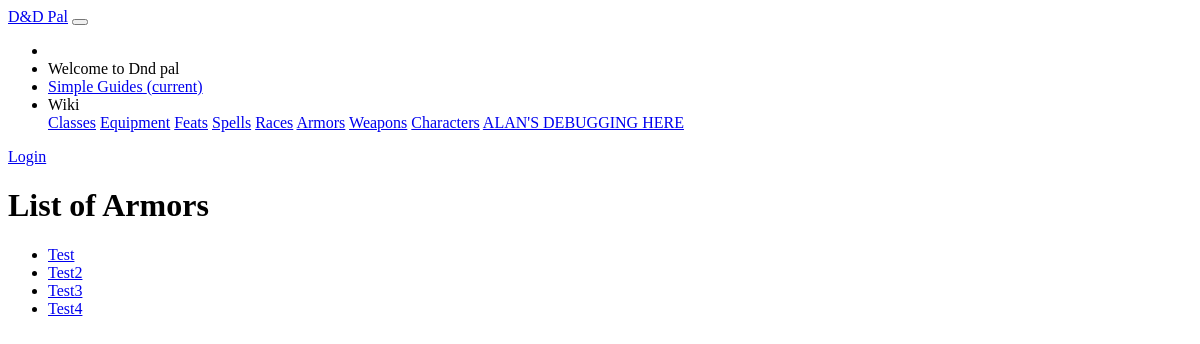
Page /dndpal/armors/ on the earlier database version.
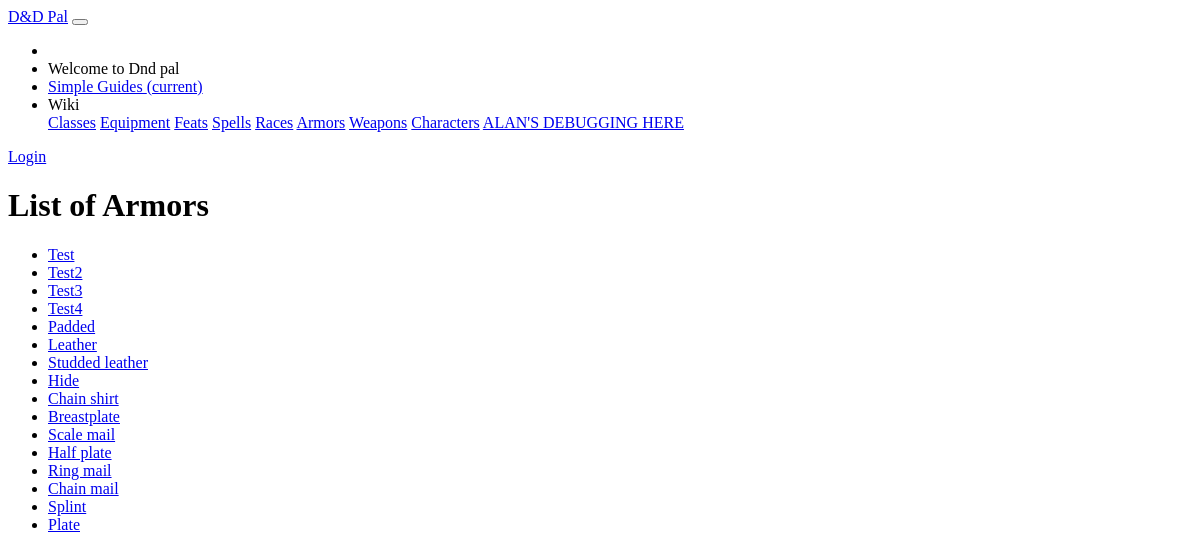
Same page on the later database version.
### dndpal/models.py (models this page shows)
class Armor(models.Model):
    name = models.CharField(default = '', primary_key = True, max_length = 100, help_text = "Enter the name of the armor")
    armor_bonus = models.SmallIntegerField(default= 0, help_text="Enter the armor bonus for this item in pounds.")
    max_dexterity =  models.SmallIntegerField(default= 0, help_text="Enter the maximum amount of bonus AC from dex modifier.")
    is_stealth = models.BooleanField(default = False, help_text="Is the armor stealthy?")
    weight = models.SmallIntegerField(default= 0, help_text="Enter the weight for this item in pounds.")
    gold = models.IntegerField(default=0, help_text="Enter the gold-price component for this armor")
    silver = models.IntegerField(default=0, help_text="Enter the silver-price component for this armor")
    copper = models.IntegerField(default=0, help_text="Enter the copper-price component for this armor")
    required_strength = models.SmallIntegerField(default= 0, help_text="Enter the required strength to use this armor.")
    required_materials = models.CharField(default = "", max_length = 10000, help_text = "Enter the required materials to cast this spell in JSON format.")
    armor_type = models.CharField(default = "", max_length = 10000, help_text = "Enter a comma separated list for the class")
    def get_absolute_url(self):
        return reverse('armor-detail', args=[str(self.name)])

### dndpal/views.py (the view)
# urls.py: path('armors/', views.ArmorListView.as_view(), name='armors'),
class ArmorListView(generic.ListView):
    model = Armor

### dndpal/templates/dndpal/armor_list.html
{% extends "base_generic.html" %}
{% block content %}
<main role="main" class="container">
    <div class="container card p-5" style="margin-top:10px;">
        <h1>List of Armors</h1>
        {% if armor_list %}
        <ul>
            {% for armor in armor_list %}
            <li>
                <a href="{{ armor.get_absolute_url }}">{{ armor.name }}</a>
            </li>
            {% endfor %}
        </ul>
        {% else %}
        <p>There are no armors in the wiki.</p>
        {% endif %}
    </div>
</main>
{% endblock %}

### dndpal/templates/base_generic.html (shortened to what this page needs)
<!DOCTYPE html>
<html lang="en">
<head>
    <link rel="stylesheet" href="https://unpkg.com/bootstrap-material-design@4.1.1/dist/css/bootstrap-material-design.min.css">
    {% load static %}
    <link rel="stylesheet" href="{% static 'css/global_styles.css' %}">
</head>
<body>
<nav class="navbar navbar-expand-lg navbar-dark bg-dark">
    <a class="navbar-brand" href="{% url 'home' %}">D&amp;D Pal</a>
    <button class="navbar-toggler" type="button" data-toggle="collapse" data-target="#navbarColor01" aria-controls="navbarColor01" aria-expanded="false" aria-label="Toggle navigation">
    </button>
    <div class="collapse navbar-collapse" id="navbarColor01">
      <ul class="navbar-nav mr-auto">
        <li class="nav-item">
      {% if user.is_authenticated %}
          <span class="navbar-text">
            Welcome {{ user.get_username }}
          </span>
        </li>
        <li class="nav-item active">
          <a class="nav-link" href="{% url 'my-characters' %}">Characters <span class="sr-only">(current)</span></a>
        </li>
      {% else %}
        <li class="nav-item">
          <span class="navbar-text">
            Welcome to Dnd pal
          </span>
        </li>
      {% endif %}
        <li class="nav-item active">
            <a class="nav-link" href="{% url 'simple' %}">Simple Guides  <span class="sr-only">(current)</span></a>
        </li>
        <li class="nav-item dropdown">
            <a class="nav-link dropdown-toggle text-white" id="navbarDropdownMenuLink" data-toggle="dropdown" aria-haspopup="true" aria-expanded="false">Wiki</a>
            <div class="dropdown-menu dropdown-primary" aria-labelledby="navbarDropdownMenuLink">
                <a class="dropdown-item" href="{% url 'classes' %}">Classes</a>
                <a class="dropdown-item" href="{% url 'equipment' %}">Equipment</a>
                <a class="dropdown-item" href="#">Feats</a>
                <a class="dropdown-item" href="{% url 'spells' %}">Spells</a>
                <a class="dropdown-item" href="{% url 'races' %}">Races</a>
                <a class="dropdown-item" href="{% url 'armors' %}">Armors</a>
                <a class="dropdown-item" href="{% url 'weapons' %}">Weapons</a>
                <a class="dropdown-item" href="{% url 'my-characters' %}">Characters</a>
                <a class="dropdown-item" href="{% url 'alan' %}">ALAN'S DEBUGGING HERE</a>
            </div>
        </li>
      </ul>
      {% if user.is_authenticated %}
      <a class="btn btn-light" href="{% url 'logout'%}?next={{request.path}}" role="button">Logout</a>
      {% else %}
      <a class="btn btn-light" href="{% url 'login'%}?next={{request.path}}" role="button">Login</a>
      {% endif %}
    </div>
  </nav>
{% block content %}{% endblock %}
 </body>
</html>

Differences in the rows shown:
added Armor: name "Padded"
added Armor: name "Leather"
added Armor: name "Studded leather"
added Armor: name "Hide"
added Armor: name "Chain shirt"
added Armor: name "Breastplate"
added Armor: name "Scale mail"
added Armor: name "Half plate"
added Armor: name "Ring mail"
added Armor: name "Chain mail"
added Armor: name "Splint"
added Armor: name "Plate"
